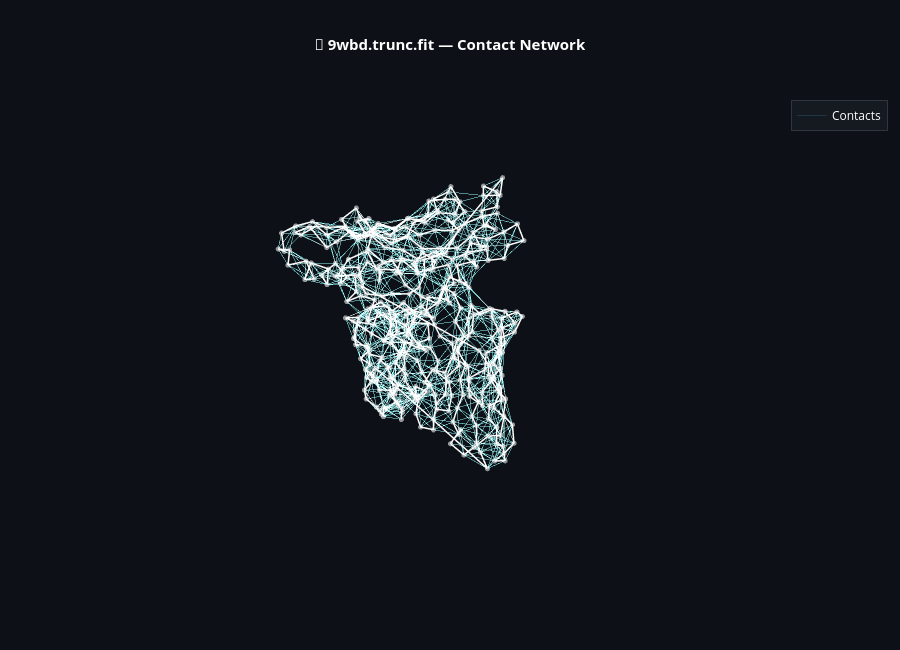

Notebook code for this chart:
### Code cell
viz.show_contact_network()

### Figure 1 — Plotly figure (JSON) as saved in the notebook; plotly's stock layout.template omitted (floating-point values rounded to 4 significant figures; data arrays with more than 128 entries replaced by an {"elided": "..."} marker saying what was removed)
{"data": [{"hoverinfo": "skip", "line": {"color": "rgba(80,180,255,0.18)", "width": 1}, "mode": "lines", "name": "Contacts", "type": "scatter3d", "x": {"elided": "9672 float values"}, "y": {"elided": "9672 float values"}, "z": {"elided": "9672 float values"}}, {"hoverinfo": "skip", "line": {"color": "white", "width": 3}, "marker": {"color": "white", "opacity": 0.55, "size": 3}, "mode": "lines+markers", "name": "Chain", "showlegend": false, "type": "scatter3d", "x": {"elided": "404 float values"}, "y": {"elided": "404 float values"}, "z": {"elided": "404 float values"}}], "layout": {"font": {"color": "#c9d1d9"}, "height": 650, "legend": {"bgcolor": "rgba(22,27,34,0.9)", "bordercolor": "#30363d", "borderwidth": 1, "font": {"color": "white"}}, "paper_bgcolor": "#0d1117", "plot_bgcolor": "#0d1117", "scene": {"aspectmode": "data", "bgcolor": "#0d1117", "xaxis": {"backgroundcolor": "#0d1117", "gridcolor": "#1e2631", "showgrid": false, "showticklabels": false, "title": {"text": ""}, "zeroline": false}, "yaxis": {"backgroundcolor": "#0d1117", "gridcolor": "#1e2631", "showgrid": false, "showticklabels": false, "title": {"text": ""}, "zeroline": false}, "zaxis": {"backgroundcolor": "#0d1117", "gridcolor": "#1e2631", "showgrid": false, "showticklabels": false, "title": {"text": ""}, "zeroline": false}}, "showlegend": true, "title": {"font": {"color": "white", "size": 15}, "text": "<b>🧬 9wbd.trunc.fit — Contact Network</b>", "x": 0.5}}}
